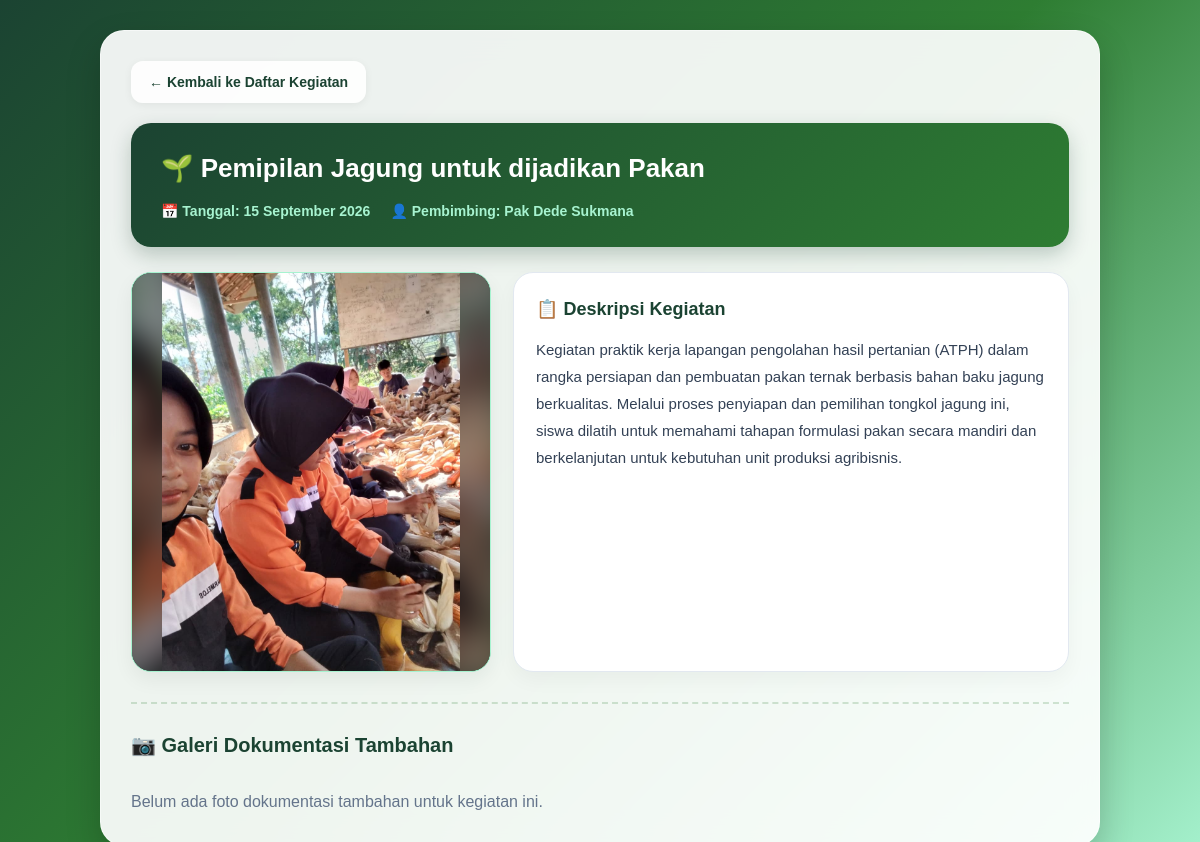
Page /crud-atph/kegiatan/detail.php?id=19 on the committed database.
### tables this page shows
CREATE TABLE `kegiatan` (
  `id_kegiatan` int NOT NULL,
  `nama_kegiatan` varchar(255) NOT NULL,
  `deskripsi` text NOT NULL,
  `pembimbing` varchar(100) NOT NULL,
  `tanggal` date NOT NULL,
  `foto` varchar(255) DEFAULT NULL
);

### crud-atph/kegiatan/detail.php (the view, shortened to what this page needs)
<?php
include '../config/koneksi.php';
$id = isset($_GET['id']) ? intval($_GET['id']) : 0;
$query = mysqli_query($koneksi, "SELECT * FROM kegiatan WHERE id_kegiatan = '$id'");
$data = mysqli_fetch_array($query);
?>
<!DOCTYPE html>
<html lang="id">
<head>
    <link rel="stylesheet" href="../style.css">
</head>
<body>
<div class="container">
    <a href="index.php" class="btn-back">&larr; Kembali ke Daftar Kegiatan</a>
    <div class="detail-header">
        <h1>🌱 <?= htmlspecialchars($data['nama_kegiatan']); ?></h1>
        <div class="detail-meta">
            <span>📅 Tanggal: <?= date('d F Y', strtotime($data['tanggal'])); ?></span>
            <span>👤 Pembimbing: <?= htmlspecialchars($data['pembimbing']); ?></span>
        </div>
    </div>
    <div class="bento-grid">
        <div class="img-container">
            <?php if (!empty($data['foto']) && file_exists('uploads/' . $data['foto'])): ?>
                <img src="uploads/<?= htmlspecialchars($data['foto']); ?>" class="img-main" alt="Foto Kegiatan">
            <?php else: ?>
                <div style="display:flex; align-items:center; justify-content:center; height:100%; color:#ffffff; font-weight:600;">Tanpa Foto Utama</div>
            <?php endif; ?>
        </div>
        <div class="bento-card" style="min-height: 400px;">
            <div class="bento-title">📋 Deskripsi Kegiatan</div>
            <div style="font-size: 15px; color: #334155; line-height: 1.8; font-weight: 400;"><?= nl2br(htmlspecialchars($data['deskripsi'])); ?></div>
        </div>
    </div>
    <div class="gallery-section">
        <h3 style="color: #1b4332; margin: 0; font-size: 20px;">📷 Galeri Dokumentasi Tambahan</h3>
        <div class="gallery-grid">
            <?php
            $query_foto = mysqli_query($koneksi, "SELECT * FROM foto_kegiatan WHERE id_kegiatan = '$id'");
            if ($query_foto && mysqli_num_rows($query_foto) > 0) {
                while ($f = mysqli_fetch_array($query_foto)) {
            ?>
                <div class="gallery-card">
                    <img src="uploads/<?= htmlspecialchars($f['nama_foto']); ?>" class="gallery-img" alt="Dokumentasi">
                    <div class="gallery-caption">
                        <p style="margin: 0;"><?= !empty($f['keterangan']) ? htmlspecialchars($f['keterangan']) : 'Dokumentasi Kegiatan'; ?></p>
                    </div>
                </div>
            <?php
                }
            } else {
                echo "<p style='color:#64748b; grid-column: 1/-1; margin-top: 10px;'>Belum ada foto dokumentasi tambahan untuk kegiatan ini.</p>";
            }
            ?>
        </div>
    </div>
</div>
</body>
</html>

### crud-atph/style.css (style rules this page uses)
* { margin: 0; padding: 0; box-sizing: border-box; font-family: 'Plus Jakarta Sans', sans-serif; }
body { background-color: #f2f7f4; color: #1e293b; line-height: 1.6; overflow-x: hidden; }

### crud-atph/kegiatan/detail.php (style rules this page uses)
* { box-sizing: border-box; }
body { font-family: 'Segoe UI', Tahoma, Geneva, Verdana, sans-serif; background: linear-gradient(135deg, #1b4332 0%, #2e7d32 50%, #a7f3d0 100%); background-attachment: fixed; color: #334155; margin: 0; padding: 30px 20px; min-height: 100vh; }
.container { max-width: 1000px; margin: 0 auto; background: rgba(255, 255, 255, 0.92); backdrop-filter: blur(15px); padding: 30px; border-radius: 24px; box-shadow: 0 15px 35px rgba(0, 0, 0, 0.2); border: 1px solid rgba(255, 255, 255, 0.5); }
.btn-back { background: rgba(255, 255, 255, 0.9); color: #1b4332; padding: 10px 18px; border-radius: 12px; text-decoration: none; font-weight: 700; font-size: 14px; display: inline-flex; align-items: center; gap: 8px; margin-bottom: 20px; box-shadow: 0 2px 8px rgba(0,0,0,0.06); transition: all 0.3s ease; }
.detail-header { background: linear-gradient(135deg, #1b4332, #2e7d32); color: white; padding: 25px 30px; border-radius: 20px; margin-bottom: 25px; box-shadow: 0 8px 20px rgba(27, 67, 50, 0.25); }
.detail-header h1 { margin: 0 0 10px 0; font-size: 26px; font-weight: 800; }
.detail-meta { display: flex; gap: 20px; font-size: 14px; color: #a7f3d0; font-weight: 600; flex-wrap: wrap; }
.bento-grid { display: grid; grid-template-columns: 360px 1fr; gap: 22px; margin-bottom: 30px; align-items: start; }
.bento-card { background: #ffffff; border: 1px solid #e2e8f0; border-radius: 20px; padding: 22px; box-shadow: 0 8px 20px rgba(0,0,0,0.04); }
.img-container { position: relative; width: 100%; height: 400px; border-radius: 20px; overflow: hidden; border: 1px solid #a7f3d0; background: #1b4332; box-shadow: 0 8px 20px rgba(0,0,0,0.06); }
.img-main { position: relative; width: 100%; height: 100%; object-fit: contain; z-index: 2; }
.bento-title { font-size: 18px; color: #1b4332; font-weight: 700; margin-bottom: 12px; display: flex; align-items: center; gap: 8px; }
.gallery-section { border-top: 2px dashed rgba(46, 125, 50, 0.2); padding-top: 25px; }
.gallery-grid { display: grid; grid-template-columns: repeat(auto-fill, minmax(220px, 1fr)); gap: 18px; margin-top: 18px; }

### rows in the picture
kegiatan: nama_kegiatan "Pemipilan Jagung untuk dijadikan Pakan", tanggal "15 September 2026", pembimbing "Pak Dede Sukmana", foto (picture), deskripsi "Kegiatan praktik kerja lapangan pengolahan hasil pertanian (ATPH) dalam rangka persiapan dan pembuatan pakan ternak berbasis bahan baku jagung berkualitas. Melalui proses penyiapan dan pemilihan tongkol jagung ini, siswa dilatih untuk memahami tahapan formulasi pakan secara mandiri dan berkelanjutan untuk kebutuhan unit produksi agribisnis."
